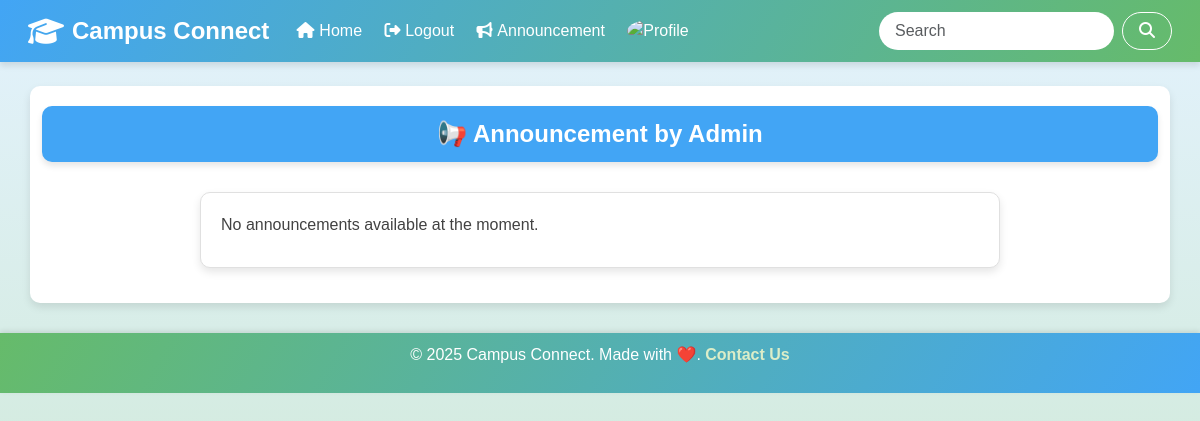
The app's page /notice/ (signed in), older data.
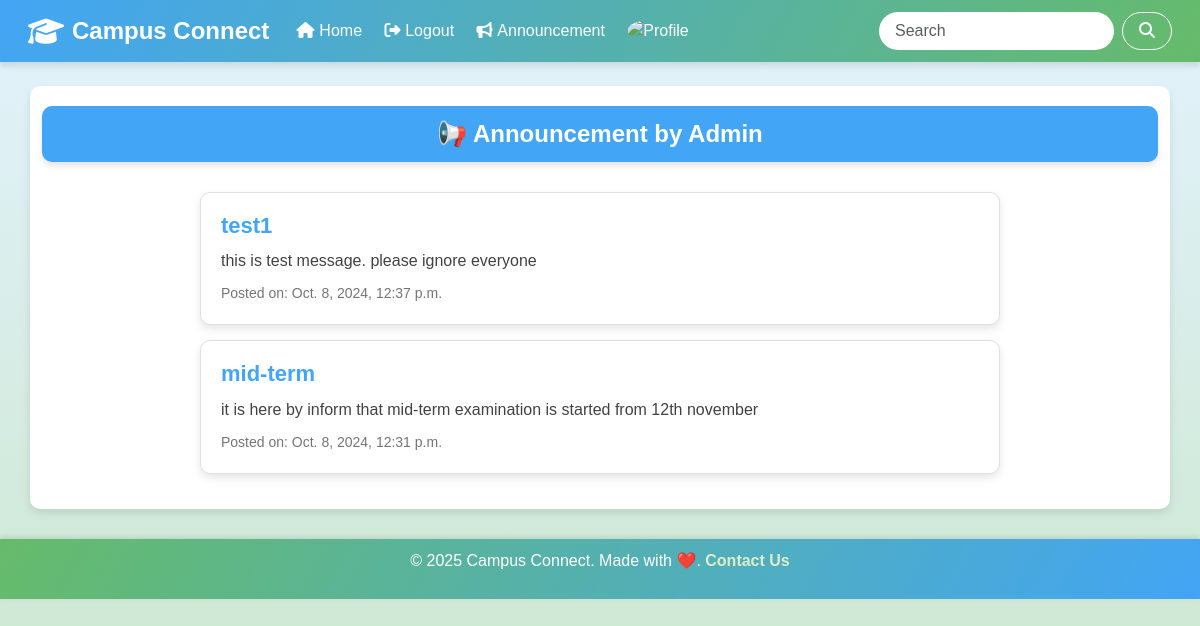
The same page, newer data.
### student/models.py (models this page shows, shortened)
class Announcement(models.Model):
    title = models.CharField(max_length=100)
    content = models.TextField(max_length=500)
    created_on = models.DateTimeField(auto_now_add=True)
    is_active = models.BooleanField(default=True)

### student/views.py (the view)
# urls.py: path('notice/',views.notice,name='notice'),
@login_required
def notice(request):
    announcements = Announcement.objects.filter(is_active=True).order_by('-created_on')
    return render(request,'announcement.html',{'announcements': announcements})

### student/templates/announcement.html (shortened to what this page needs)
{% extends "base.html" %}
{% block content %}
<!DOCTYPE html>
<html lang="en">
  <head>
  </head>
  <body>
    <p class="notice">📢 Announcement by Admin</p>
    {% for announcement in announcements %}
    <div class="card">
      <div class="announcement">
        <h4>{{ announcement.title }}</h4>
        <p>{{ announcement.content }}</p>
        <small>Posted on: {{ announcement.created_on }}</small>
      </div>
    </div>
    {% empty %}
    <div class="card">
      <p>No announcements available at the moment.</p>
    </div>
    {% endfor %}
  </body>
</html>
{% endblock %}

Row changes from the older to the newer data that the page shows:
added Announcement: title "test1", content "this is test message. please ignore everyone", created_on "Oct. 8, 2024, 12:37 p.m."
added Announcement: title "mid-term", content "it is here by inform that mid-term examination is started from 12th november", created_on "Oct. 8, 2024, 12:31 p.m."
Text that changed along with them:
text no longer shown: "No announcements available at the moment."
